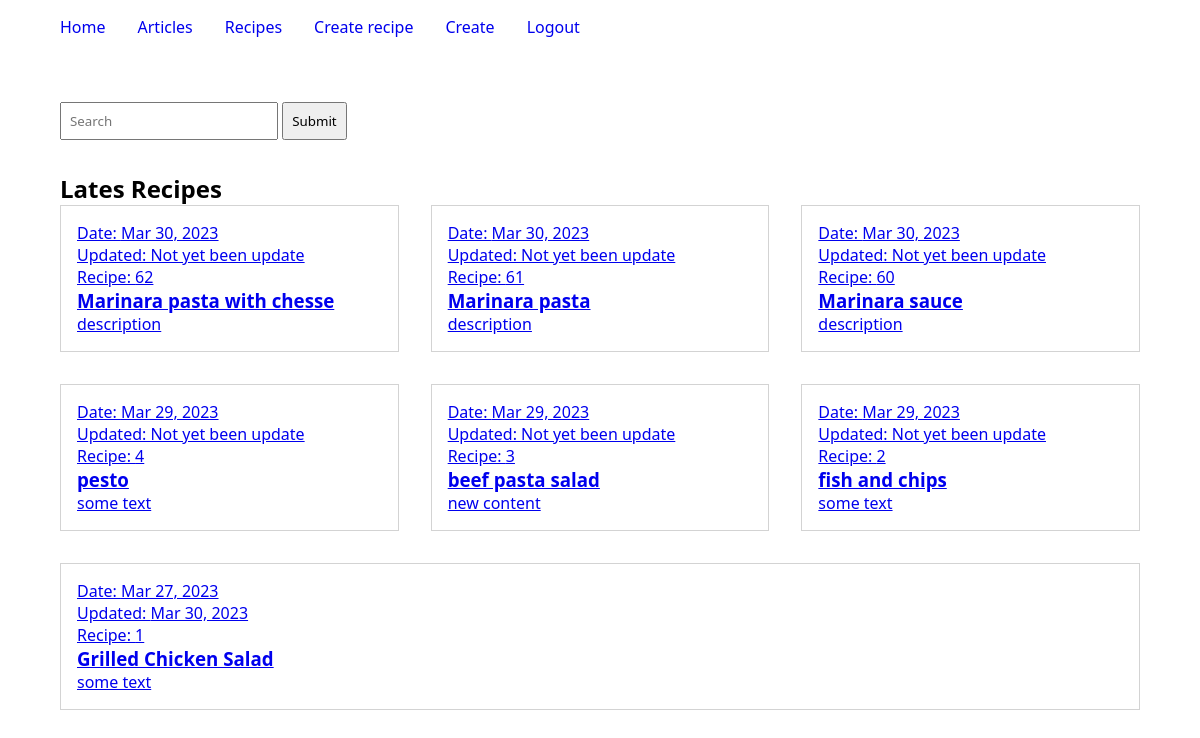
The app's page /my/recipe/list (signed in) with its own data.
### recipes/models.py (models this page shows, shortened)
class Recipe(models.Model):
    user = models.ForeignKey(User, null=True, blank=True, on_delete=models.SET_NULL)
    title = models.CharField(max_length=120)
    slug = models.SlugField(null=True, blank=True)
    description = models.TextField()
    directions = models.TextField()
    created = models.DateTimeField(auto_now_add=True)
    updated = models.DateTimeField(auto_now=True)
    active = models.BooleanField(default=True)
    class Meta:
        ordering = ["-id"]

### recipes/views.py (the view)
# urls.py: path("list", recipe_list_view, name="list"),
def recipe_list_view(request):
    recipes = Recipe.objects.all()
    context = {"recipes": recipes}
    return render(request, "recipes/list.html", context)

### recipes/templates/recipes/list.html (shortened to what this page needs)
{% extends 'articles/index.html' %}
{% block content %}
<Section class="main-section">
    <h2>Lates Recipes</h2>
    <div class="contents">
        {% for recipe in recipes %}
            <a class="content" href="{% url 'recipes:detail' recipe.id %}">
                <p>Date: {{ recipe.created|date:"M d, o" }}</p>
                {% if recipe.created|date:"M d, o" == recipe.updated|date:"M d, o" %}
                    <p>Updated: Not yet been update</p>
                {% else%}
                    <p>Updated: {{ recipe.updated|date:"M d, o" }}</p>
                {% endif %}
                <p>Recipe: {{ recipe.id }}</p>
                <h3>{{ recipe.title }}</h3>
                <p>{{ recipe.description }}</p>
            </a>
        {% endfor %}
    </div>
</Section>
{% endblock content %}

### articles/templates/articles/index.html (style rules this page uses)
.main-section { width: 90%; margin: 2rem auto 0 auto; }
.contents { display: flex; justify-content: flex-start; flex-wrap: wrap; gap: 2rem; }
.content { border: 1px solid lightgray; padding: 1rem; word-break: break-all; flex: 1 0 30%; }

### records on screen
Recipe: created "Mar 30, 2023", shows "Updated: Not yet been update", id "62", title "Marinara pasta with chesse", description "description"
Recipe: created "Mar 30, 2023", shows "Updated: Not yet been update", id "61", title "Marinara pasta", description "description"
Recipe: created "Mar 30, 2023", shows "Updated: Not yet been update", id "60", title "Marinara sauce", description "description"
Recipe: created "Mar 29, 2023", shows "Updated: Not yet been update", id "4", title "pesto", description "some text"
Recipe: created "Mar 29, 2023", shows "Updated: Not yet been update", id "3", title "beef pasta salad", description "new content"
Recipe: created "Mar 29, 2023", shows "Updated: Not yet been update", id "2", title "fish and chips", description "some text"
Recipe: created "Mar 27, 2023", updated "Mar 30, 2023", id "1", title "Grilled Chicken Salad", description "some text"
